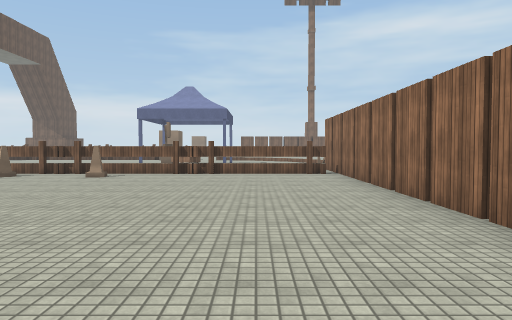
view 1 (above)

24 first-person views from a walk through a Unity game level. The camera is 1.4 m above the floor, tilts 2° down and sees 70° across. The floor is counted in squares, 2 m on a side. Each view is taken from the middle of a square. On the plan, view 1 faces up. The plan holds only what a view shows up to about 11 squares ahead; the rest is blank. The place goes on beyond the plan. Some surface patterns are stand-ins.

view 2
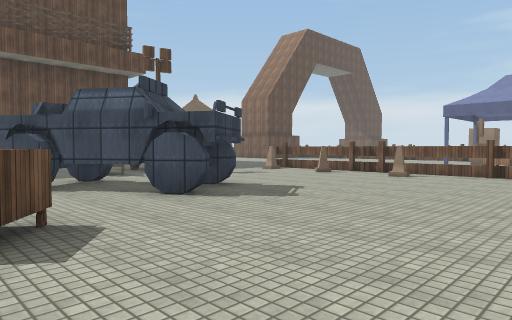

view 3
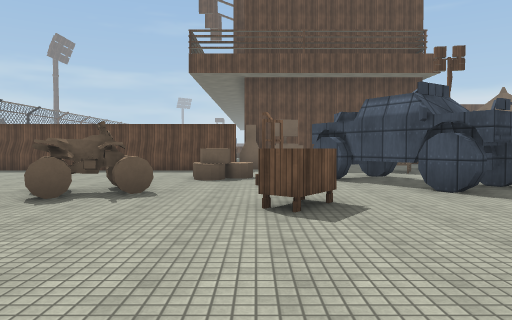

view 4
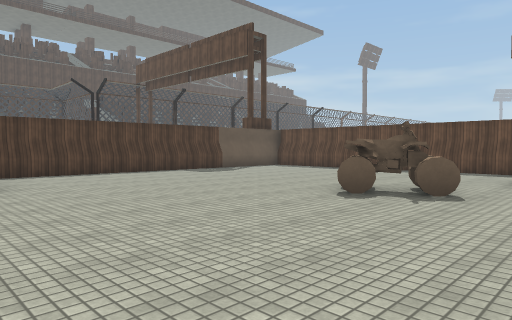

view 5
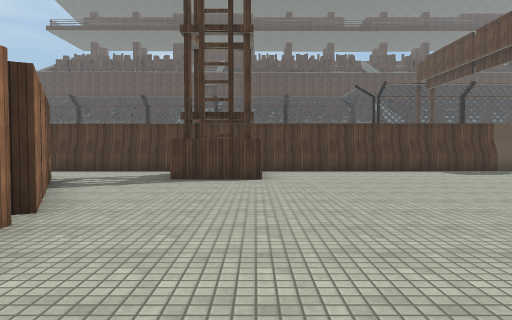

view 6
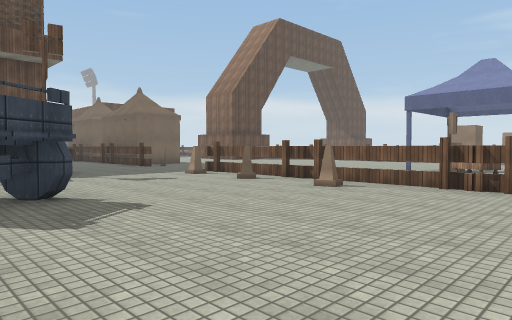

view 7
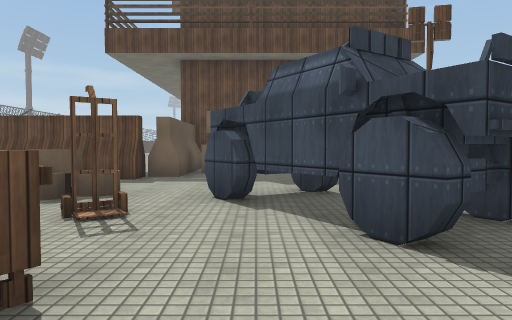

view 8
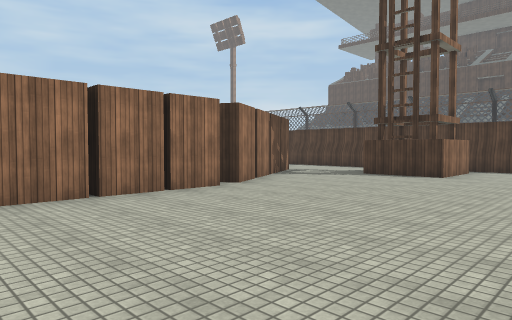

view 9
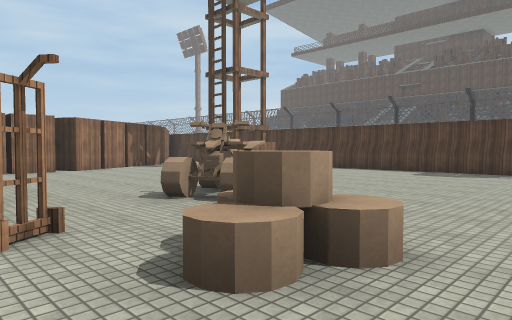

view 10
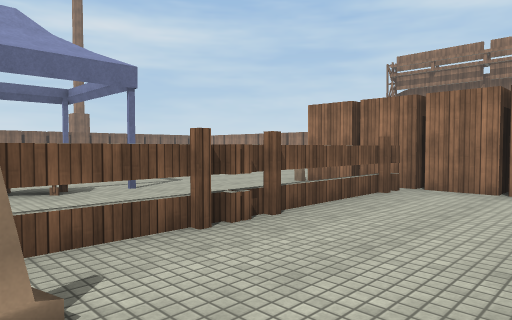

view 11
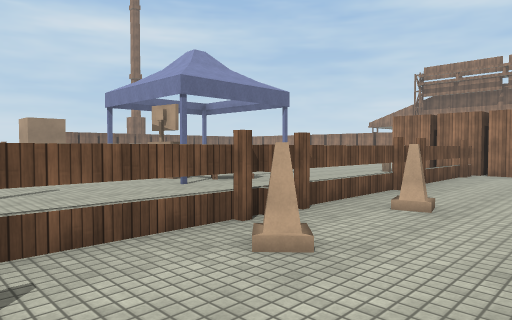

view 12
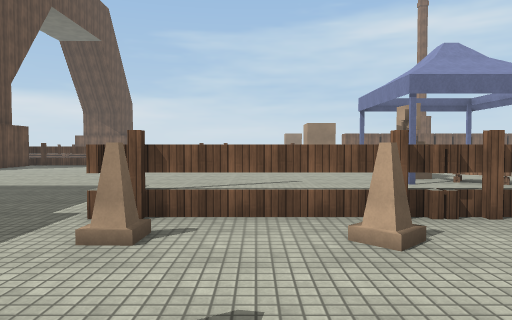

view 13
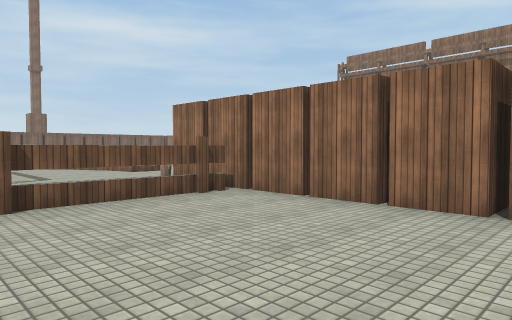

view 14
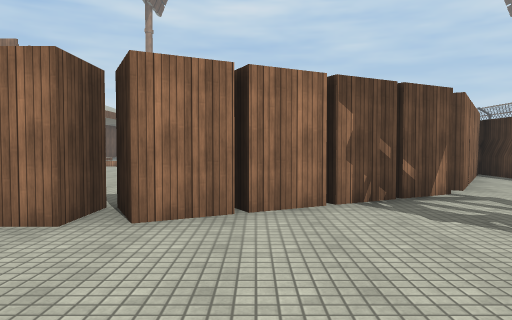

view 15
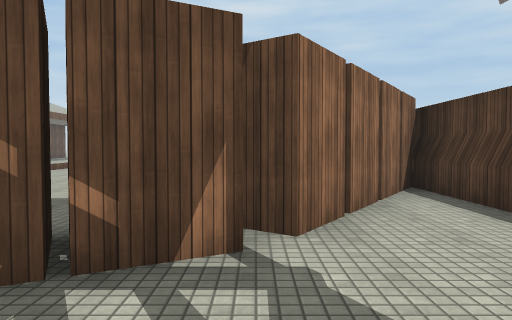

view 16
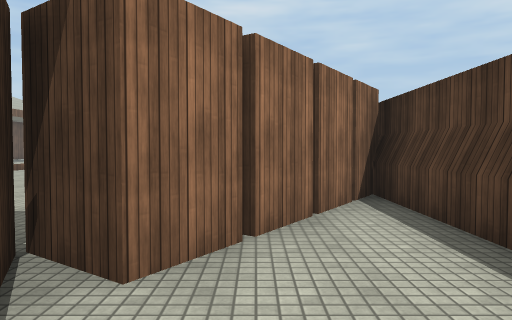

view 17
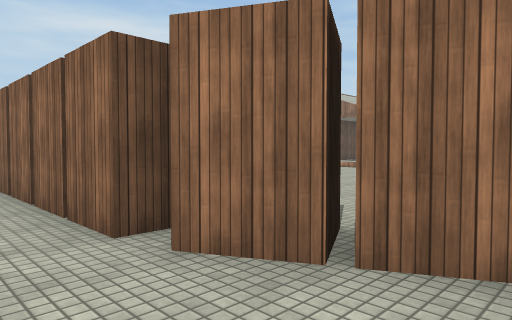

view 18
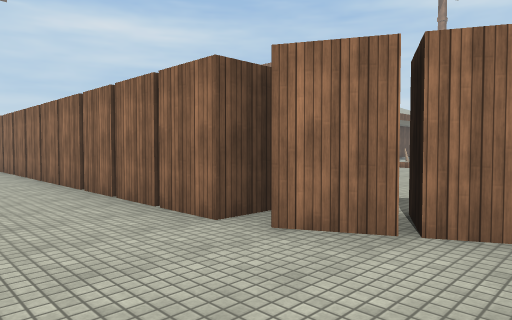

view 19
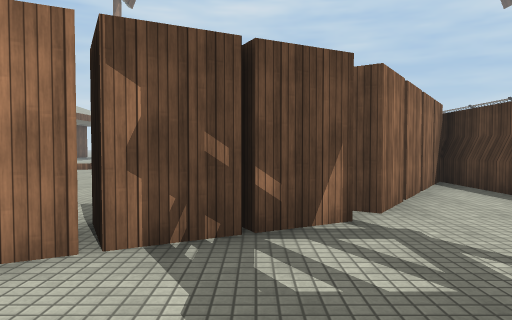

view 20
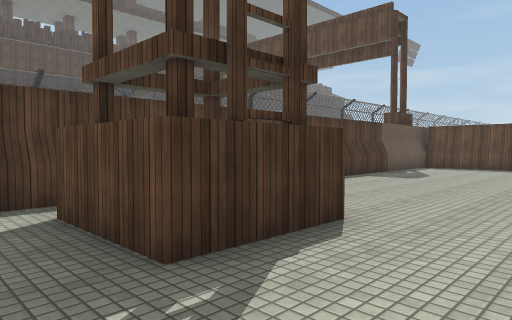

view 21
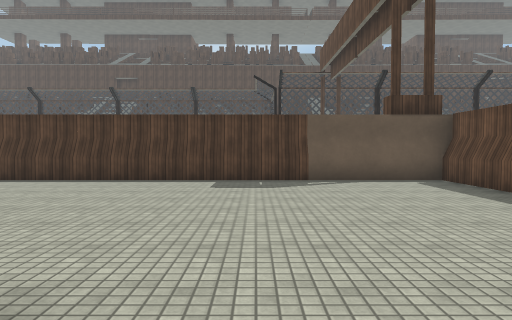

view 22
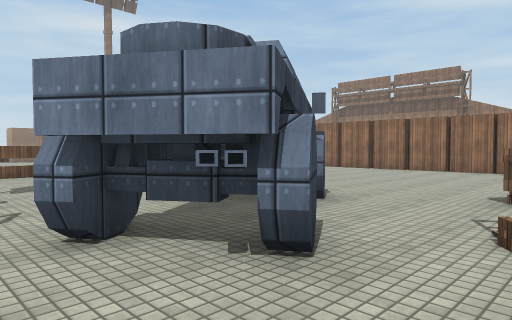

view 23
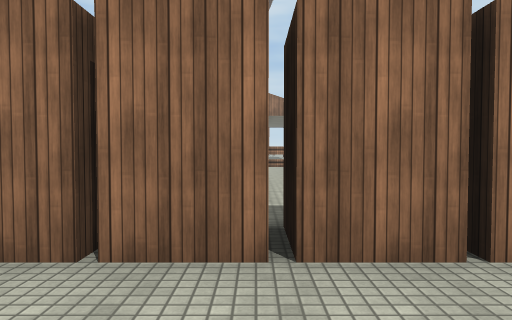

view 24
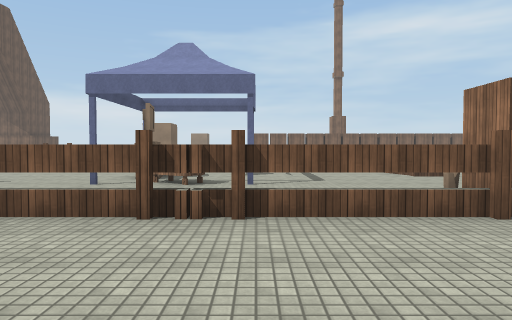

### Floor plan
Points are (right, up) in squares from view 1. A wall is a line through its corners. A room is listed if a view was taken in it or the views show most of it. See-through windows are left out.
Room 1 (views 1, 2, 3, 4, 5, 6, 7, 8, 9, 10, 11, 12, 13, 14, 15, 16, 17, 18, 19, 20, 21, 22, 23, 24)
walls: (2.1, -0.1) (2.6, -0.1); (2.1, -1.2) (2.9, -1.2); (2.2, 1.3) (2.2, 10.1); (2.3, -2.9) (3.5, -2.3) (2.1, -2.3); (2.6, 2.4) (2.1, 2.4); (2.6, 3.5) (2.1, 3.5); (3.8, -3.3) (2.8, -3.8); (2.1, 5.8) (3.3, 5.8); (3.2, 5.9) (2.1, 5.9); (-0.1, -9) (-0.1, -6.9) (1.9, -6.9) (1.9, -9); (4.9, -5.4) (3.9, -5.9); (2.9, 8.2) (2.1, 8.2); (-7.1, -9.7) (8.7, -9.7); (4.8, -7.4) (5.5, -6.4) (4.7, -6.8); (1.9, 9.6) (-8.7, 9.6); (2.9, 9.4) (2.1, 9.4); (2.8, 10.6) (2.1, 10.6); (7.7, -9.3) (4.6, -7.1) (2.2, -2.6) (2.2, 1.1)
ways out: opening at (-7, 10); opening at (-3.5, 10); opening at (0, 10); gap at (-9, 10)
objects: other object (-9, 4); other object (-8, -1) to (-7, 0); truck (-8, 2) to (-5, 4); other object (-8, 9); other object (-6, 0); other object (-6, 9); bike (-5, -3) to (-4, -2); other object (-4, 0) to (-3, 1); other object (-4, 9)

Positions as (right, up) in squares from view 1, and headings:
1: (0, 0), facing up
2: (0, 0), facing up-left
3: (1, 0), facing left
4: (1, 0), facing down-left
5: (0, 1), facing down
6: (0, 3), facing up-left
7: (-2, 2), facing left
8: (-3, 2), facing down-right
9: (-9, 1), facing down-right
10: (-4, 7), facing up-right
11: (-8, 7), facing up-right
12: (-7, 6), facing up
13: (-2, 5), facing up-right
14: (-1, -4), facing right
15: (2, -7), facing right
16: (3, -8), facing right
17: (1, -5), facing up-right
18: (0, -5), facing up-right
19: (1, -6), facing right
20: (3, -5), facing down-left
21: (-6, -2), facing down
22: (-9, 0), facing up-right
23: (0, 6), facing right
24: (-1, 6), facing up
